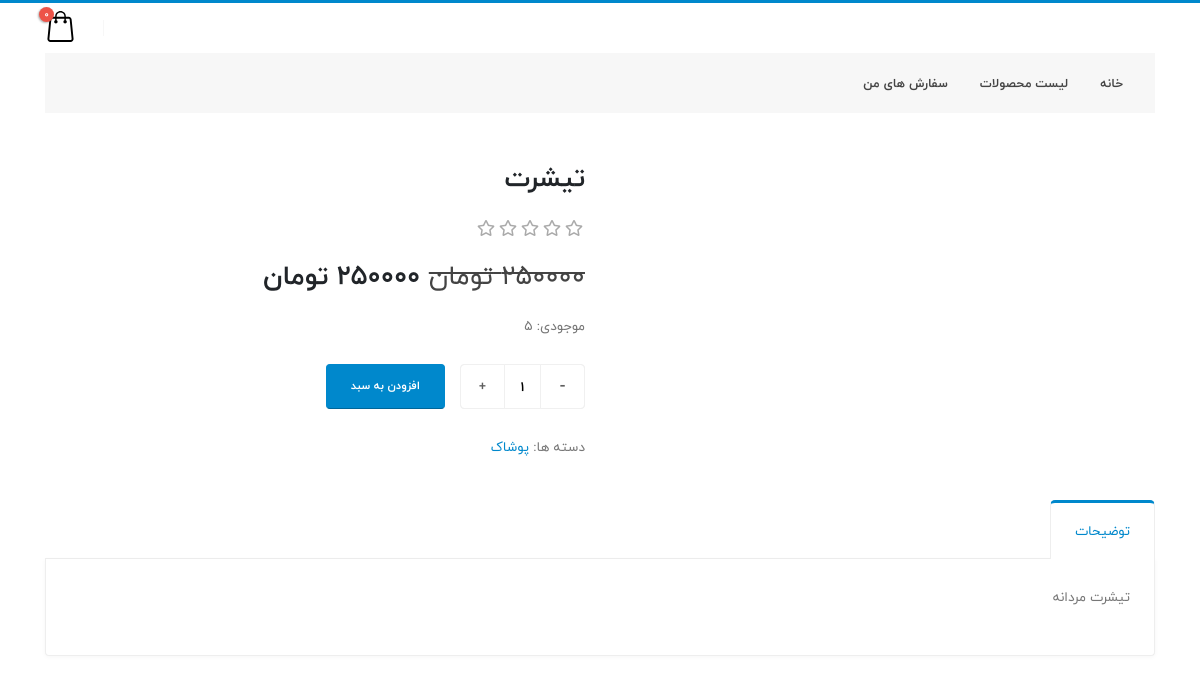
Page /product/3/t-shirt/ on the committed database.
### store/models.py (models this page shows, shortened)
class Product(models.Model):
    category = models.ForeignKey(Category, related_name='products', on_delete=models.CASCADE, verbose_name='دسته بندی')
    name = models.CharField(max_length=255, verbose_name='نام')
    slug = models.SlugField(max_length=255, verbose_name='اسلاگ')
    description = models.TextField(max_length=1200, verbose_name='توضیحات')
    inventory = models.PositiveIntegerField(default=0, verbose_name='موجودی')
    price = models.PositiveIntegerField(default=0, verbose_name='قیمت')
    weight = models.PositiveIntegerField(default=0, verbose_name='وزن')
    off = models.PositiveIntegerField(default=0, verbose_name='تخفیف')
    new_price = models.PositiveIntegerField(default=0, verbose_name='قیمت پس از تخفیف')
    created = models.DateTimeField(auto_now_add=True, verbose_name='زمان ایجاد')
    updated = models.DateTimeField(auto_now=True, verbose_name='زمان بروزرسانی')
    class Meta:
        ordering = ['-created']
        indexes = [
            models.Index(fields=['id', 'slug']),
            models.Index(fields=['name']),
            models.Index(fields=['-created']),
        ]
        verbose_name = 'محصول'
        verbose_name_plural = 'محصولات'

class Category(models.Model):
    name = models.CharField(max_length=250, verbose_name='نام دسته بندی')
    slug = models.SlugField(max_length=250, unique=True, verbose_name='اسلاگ')
    class Meta:
        ordering = ['name']
        indexes = [
            models.Index(fields=['name']),
        ]
        verbose_name = 'دسته بندی'
        verbose_name_plural = 'دسته بندی ها'
    def __str__(self):
        return self.name

### store/views.py (the view)
# urls.py: path('product/<int:id>/<slug:slug>/', views.product_detail, name='product_detail'),
def product_detail(request, slug, id):
    product = get_object_or_404(Product, slug=slug, id=id)
    context = {
        'product': product,
    }
    return render(request, "store/detail.html", context)

### cart/cart.py (called while the page is built)
    def get_total_price(self):
        price = sum(item['price'] * item['quantity'] for item in self.cart.values())
        return price

    def __len__(self):
        return sum(item['quantity'] for item in self.cart.values())

### cart/context_processors.py (called while the page is built)
def cart(request):
    return {'cart': Cart(request)}

### store/templates/store/detail.html (shortened to what this page needs)
<!DOCTYPE html>
<html dir="rtl" lang="fa">
{% extends 'parent/base.html' %}
{% load static %}
{% block content %}
		<div class="body">
			<div role="main" class="main shop pt-4">
				<div class="container">
					<div class="row">
						<div class="col-lg-6">
						</div>
						<div class="col-lg-6">
							<div class="summary entry-summary">
								<h1 class="mb-2 font-weight-bold text-7">{{ product.name }}</h1>
								<div class="py-1 clearfix">
									<div title="Rated 3 out of 5" class="float-left">
									</div>
								</div>
								<p class="price">
                                    <del><span class="amount">{{ product.price }} تومان</span></del>
									<span class="amount text-dark font-weight-semibold">{{ product.new_price }} تومان</span>
								</p>
								<p class="mb-4">موجودی: {{ product.inventory }}</p>
									<div class="quantity quantity-lg">
										<input type="button" class="minus" value="-">
										<input type="text" class="input-text qty text" title="Qty" value="1" name="quantity" id="id-quantity" min="1" step="1">
										<input type="button" class="plus" value="+">
									</div>
                                {% if count %}
                                    <button type="button" class="btn btn-primary btn-modern text-uppercase mb-4" id="add-cart" disabled>فاقد موجودی</button>
                                {% else %}
                                    <button type="button" class="btn btn-primary btn-modern text-uppercase mb-4" id="add-cart">افزودن به سبد</button>
                                {% endif %}
								<div class="product-meta">
									<span class="posted-in">دسته ها: <a rel="tag" href="#">{{ product.category }}</a></span>
								</div>
							</div>
						</div>
					</div>
					<div class="row">
						<div class="col">
							<div class="tabs tabs-product mb-2">
								<ul class="nav nav-tabs d-block d-sm-flex">
									<li class="nav-item active"><a class="nav-link py-3 px-4" href="#productDescription" data-toggle="tab">توضیحات</a></li>
								</ul>
								<div class="tab-content p-0">
									<div class="tab-pane p-4 active" id="productDescription">
										<p>{{ product.description }}</p>
									</div>
								</div>
							</div>
						</div>
					</div>
				</div>
			</div>
		</div>
{% endblock %}

### store/static/css/theme-shop.css (style rules this page uses)
.shop .summary .price { color: #444; font-size: 2em; line-height: 30px; margin-top: 15px; clear: both; }
.shop .summary h1 { font-family: inherit; }
.shop .quantity { margin: 0 0 25px 15px; overflow: hidden; position: relative; width: 125px; height: 40px; float: right; }
.shop .quantity .minus { background: transparent; border: 1px solid #F0F0F0; border-radius: 2px; box-shadow: none; color: #5E5E5E; cursor: pointer; display: block; font-size: 18px; font-weight: bold; height: 40px; line-height: 13px; margin: 0; overflow: visible; outline: 0; padding: 0; position: absolute; text-align: center; text-decoration: none; vertical-align: text-top; width: 40px; border-radius: 0 0.25rem 0.25rem 0; }
.shop .quantity .plus { background: transparent; border: 1px solid #F0F0F0; border-radius: 2px; box-shadow: none; color: #5E5E5E; cursor: pointer; display: block; font-size: 13px; font-weight: bold; height: 40px; line-height: 13px; margin: 0; overflow: visible; outline: 0; padding: 0; position: absolute; text-align: center; text-decoration: none; vertical-align: text-top; width: 40px; border-radius: 0.25rem 0 0 0.25rem; left: 0; top: 0; }
.shop .quantity .qty { border: 1px solid #F0F0F0; box-shadow: none; float: right; height: 40px; padding: 0 39px; text-align: center; width: 125px; font-weight: bold; font-size: 1em; outline: 0; border-radius: .25rem; }
.shop .quantity.quantity-lg { height: 45px; }
.shop .quantity.quantity-lg .minus { height: 45px; width: 45px; }
.shop .quantity.quantity-lg .plus { height: 45px; width: 45px; }
.shop .quantity.quantity-lg .qty { height: 45px; }
.shop .product-meta { clear: both; }
.shop .tabs-product { margin-top: 40px; }

### rows in the picture
Product: name "تیشرت", price "250000", inventory "5", category "پوشاک", description "تیشرت مردانه"

### other values in the picture
{{ item_count }} "0"
